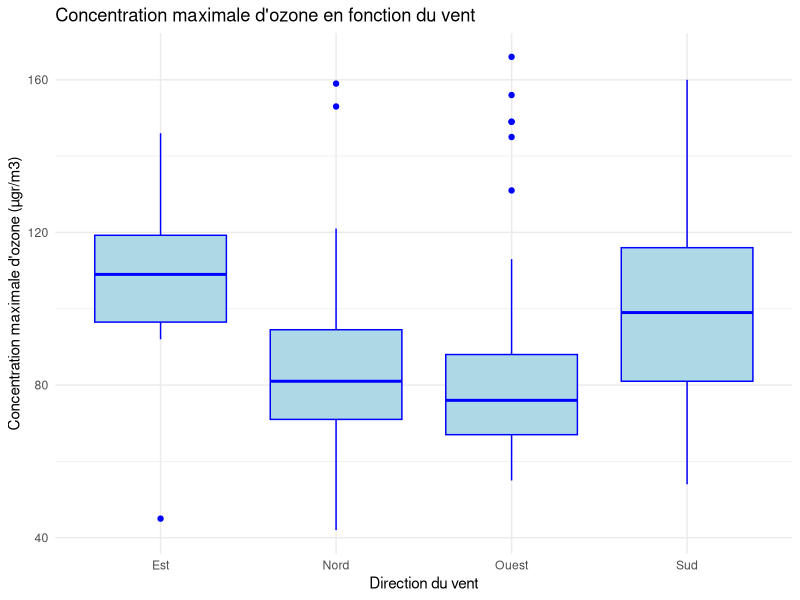
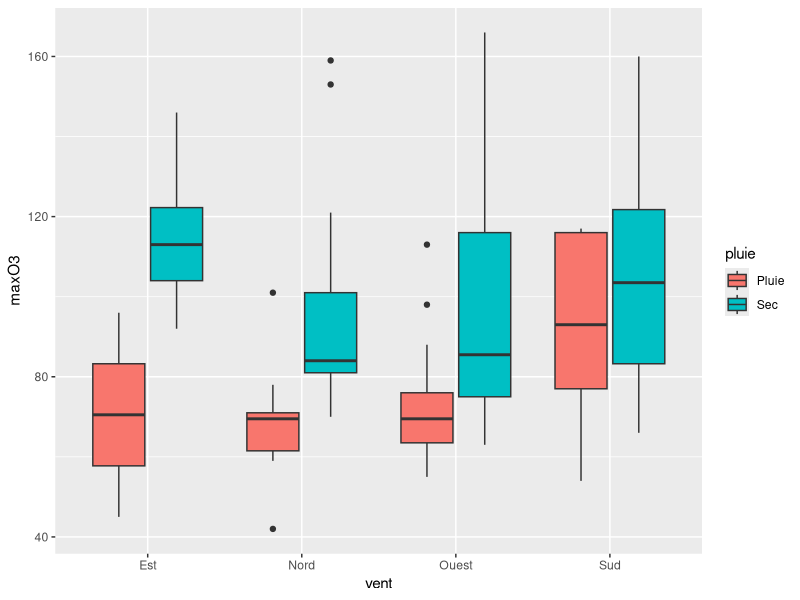
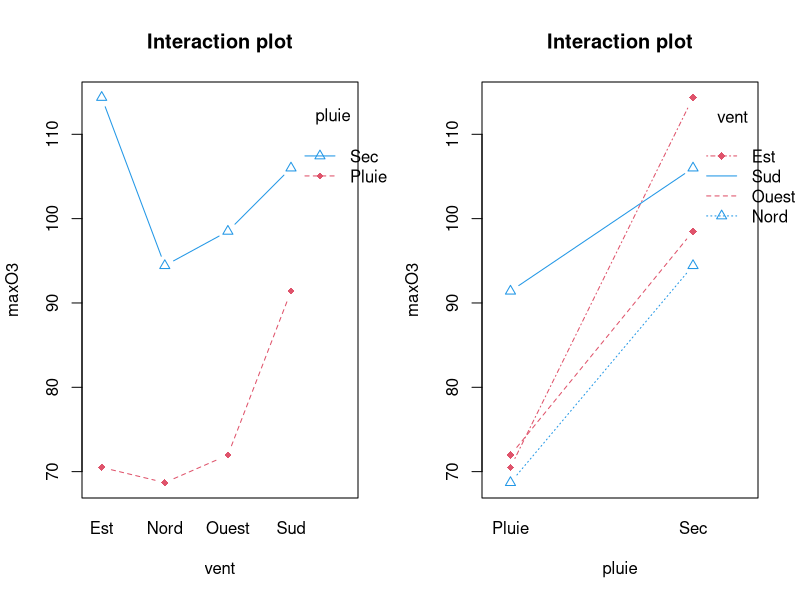
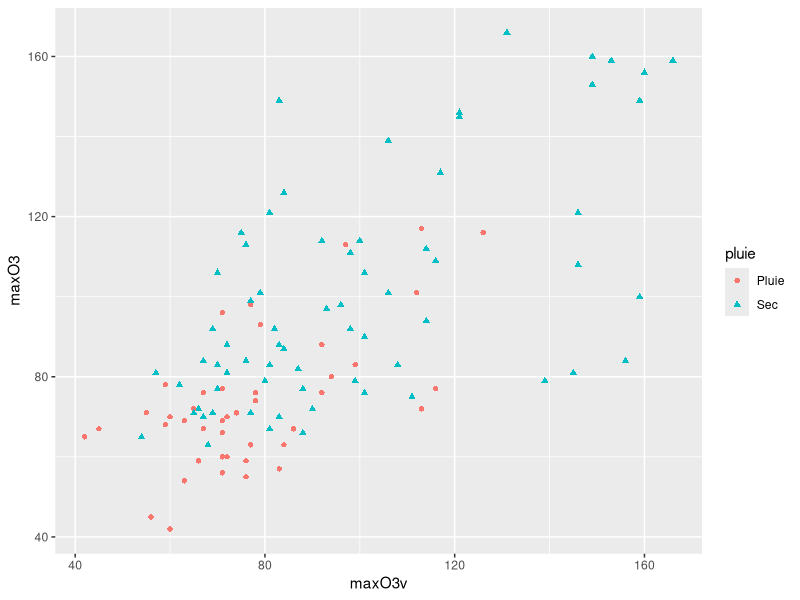
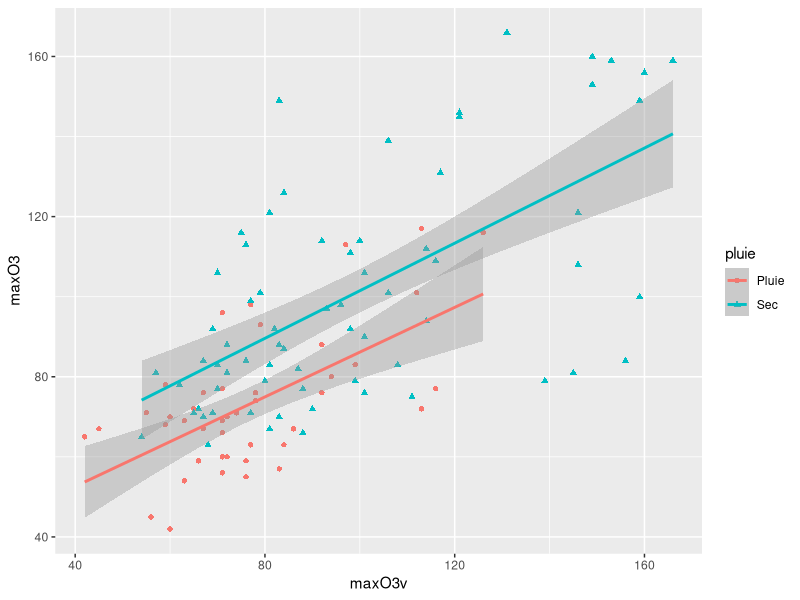
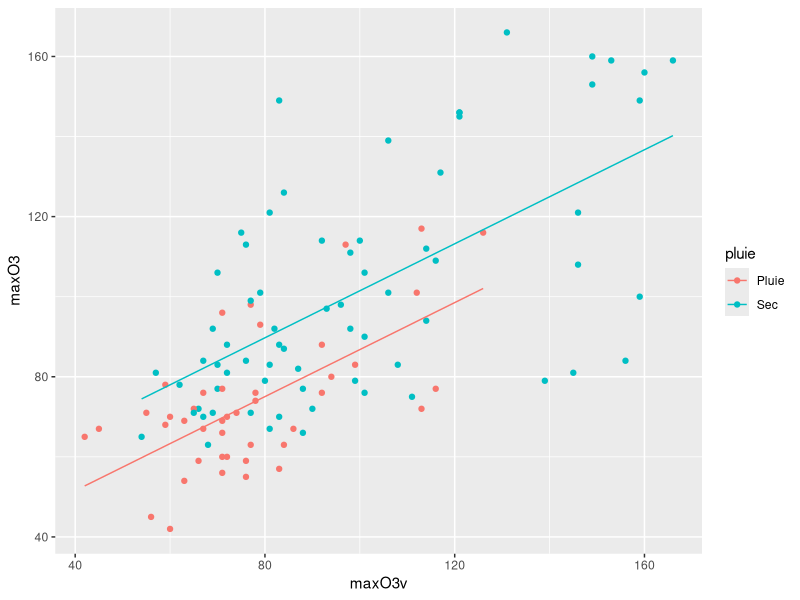
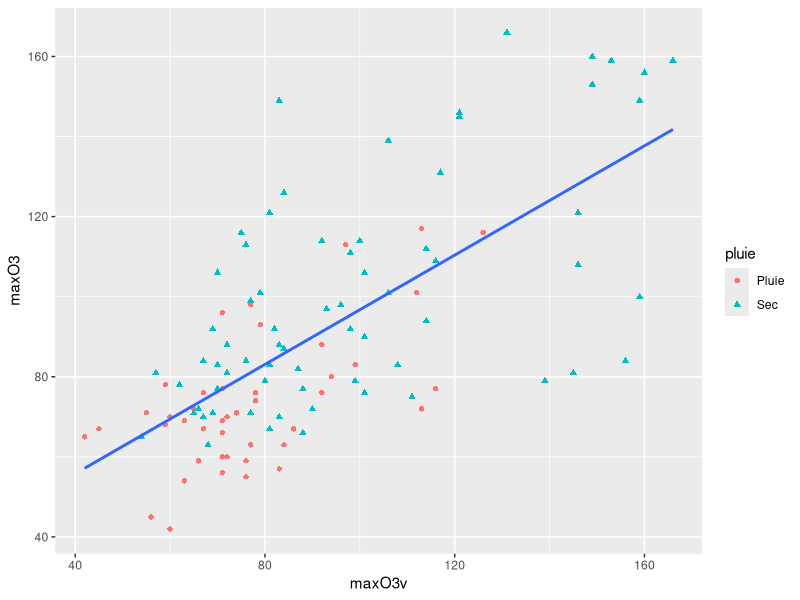

Recreate these plots in R, in order.
## ---- chunk 1
library(knitr)
## Global options
options(max.print="75")
opts_chunk$set(echo=TRUE,
	             cache=FALSE,
               prompt=FALSE,
               tidy=TRUE,
               comment=NA,
               message=FALSE,
               warning=FALSE,
               class.source="badCode")
opts_knit$set(width=75)
options(max.print=999) 
## ---- chunk 2
library(ggplot2)  
library(tidyverse)
## ---- chunk 3
ozone = read.table("Ozone.txt")
ozone$vent=as.factor(ozone$vent) 
ozone$pluie=as.factor(ozone$pluie) 
head(ozone)
summary(ozone[,c(1,11,12,13)]) 
## ---- chunk 4
ggplot(ozone, aes(x = vent, y = maxO3)) +
  geom_boxplot(fill = "lightblue", color = "blue") +
  labs(title = "Concentration maximale d'ozone en fonction du vent",
       x = "Direction du vent",
       y = "Concentration maximale d'ozone (µgr/m3)") +
  theme_minimal()

## ---- chunk 5
# Ajustement du modèle ANOVA à un facteur
aovent <- lm(maxO3 ~ vent, data = ozone)

# Affichage du résumé du modèle
summary(aovent)
## ---- chunk 6
anova(aovent)
## ---- chunk 7
summary(lm(maxO3~vent,data=ozone))
## ---- chunk 8
Yi. = by(ozone[,"maxO3"],ozone[,"vent"],mean)
print(Yi.[1])
print(Yi. - Yi.[1])
## ---- chunk 9
summary(lm(maxO3~C(vent,base=2),data=ozone))
## ---- chunk 10
Yi. = by(ozone[,"maxO3"],ozone[,"vent"],mean)
print(Yi.[2])
print(Yi. - Yi.[2])
## ---- chunk 11
summary(lm(maxO3~C(vent,sum),data=ozone)) 
## ---- chunk 12
Yi. = by(ozone[,"maxO3"],ozone[,"vent"],mean)
print(mean(Yi.))
print(Yi. - mean(Yi.))
## ---- chunk 13
ozonenew = ozone[, c('maxO3', 'vent')]
ozonenew <- ozonenew %>%
  mutate(vent = str_replace(vent, "Nord", "N-O")) %>%
  mutate(vent = str_replace(vent, "Ouest", "N-O")) %>%
  mutate(vent = str_replace(vent, "Est", "E-S")) %>%
  mutate(vent = str_replace(vent, "Sud", "E-S"))
ozonenew$vent = as.factor(ozonenew$vent)

anova(lm(maxO3 ~ vent, data = ozonenew), lm(maxO3 ~ vent, data = ozone))
## ---- chunk 14
summary(lm(maxO3~vent,data=ozonenew))
## ---- chunk 15
ggplot(ozone,aes(x=vent,y=maxO3,fill=pluie))+ 
  geom_boxplot() 
## ---- chunk 16
par(mfrow=c(1,2)) 
interaction.plot(ozone[,"vent"],ozone[,"pluie"],
ozone[,"maxO3"],col=c(2,4),pch=c(18,24), main="Interaction plot",type="b",
xlab="vent",ylab="maxO3",trace.label="pluie")
interaction.plot(ozone[,"pluie"],ozone[,"vent"],
ozone[,"maxO3"],col=c(2,4),pch=c(18,24), main="Interaction plot",type="b",
xlab="pluie",ylab="maxO3",trace.label="vent") 
## ---- chunk 17
mod.int <- lm(maxO3 ~ vent * pluie, data = ozone)
summary(mod.int)
## ---- chunk 18
# Test d'anova pour la simplification du modèle (enlever les interactions)
anova(lm(maxO3 ~ vent + pluie, data = ozone), lm(maxO3 ~ vent * pluie, data = ozone))$"Pr(>F)"[2]
## ---- chunk 19
# Test d'anova pour la simplification du modèle (enlever le vent ou la pluie)
anova(lm(maxO3 ~ vent, data = ozone), lm(maxO3 ~ vent + pluie, data = ozone))$"Pr(>F)"[2]
anova(lm(maxO3 ~ pluie, data = ozone), lm(maxO3 ~ vent + pluie, data = ozone))$"Pr(>F)"[2]
## ---- chunk 20
# Test d'anova pour la simplification du modèle (uniquement l'intercept)
anova(lm(maxO3 ~ 1, data = ozone), lm(maxO3 ~ pluie, data = ozone))$"Pr(>F)"[2]
## ---- chunk 21
# Vérification de la simplification
anova(lm(maxO3 ~ pluie, data = ozone), lm(maxO3 ~ vent * pluie, data = ozone))$"Pr(>F)"[2]
## ---- chunk 22
ggplot(ozone,aes(x=maxO3v,y=maxO3))+ 
  geom_point(aes(shape=pluie,col=pluie)) 
## ---- chunk 23
# version singulière
complet=lm(maxO3~pluie * maxO3v,data=ozone) 
summary(complet)

# version régulière
alt=lm(maxO3~-1+pluie+pluie:maxO3v,data=ozone) 
summary(alt)
## ---- chunk 24
ggplot(ozone,aes(x=maxO3v,y=maxO3, shape=pluie,col=pluie))+ 
  geom_point()+
  geom_smooth(method='lm',se=T) 
## ---- chunk 25
penteu = lm(maxO3~-1+pluie+ maxO3v,data=ozone) 
predm1 = predict(penteu) 
ggplot(ozone, aes(maxO3v, maxO3, color = pluie)) + 
  geom_point() + 
  geom_line(aes(y= predm1))
anova(penteu,complet) 
## ---- chunk 26
simple = lm(maxO3~maxO3v,data=ozone)
ggplot(ozone,aes(x=maxO3v,y=maxO3))+ 
  geom_point(aes(shape=pluie,col=pluie))+
  geom_smooth(method='lm',se=F)
anova(simple,penteu) 
